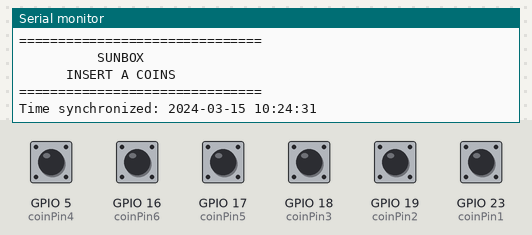
Bench run of a sketch on a simulated ESP32. Shown: the last lines printed to the serial monitor. Inputs (shaded band) come from the test bench; at power-on: GPIO 5 (coinPin4), GPIO 16 (coinPin6), GPIO 17 (coinPin5), GPIO 18 (coinPin3), GPIO 19 (coinPin2), GPIO 23 (coinPin1) HIGH. WiFi joins after 1.5 s; servers stay silent unless stated; uploads are accepted with an empty reply; the local clock reads 2024-03-15 10:24:30 at power-on unless the sketch sets it.

Above: at 2.7 s.
2.8 s: GPIO 5 (coinPin4) pulled LOW for 0.15 s
At 4.2 s:
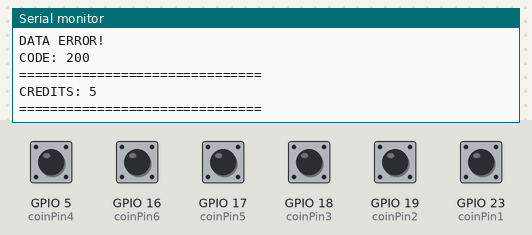
4.6 s: GPIO 16 (coinPin6) pulled LOW for 0.15 s
At 5.5 s:
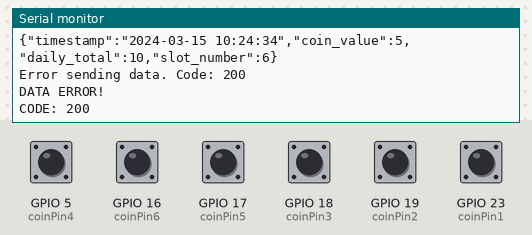
6.2 s: GPIO 17 (coinPin5) pulled LOW for 0.15 s
At 6.67 s:
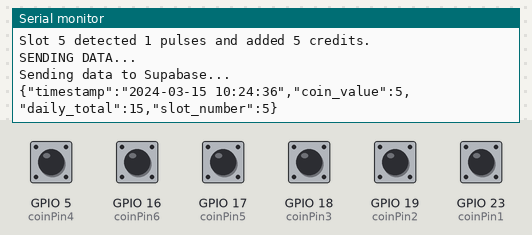
7.8 s: GPIO 18 (coinPin3) pulled LOW for 0.15 s
At 9.2 s:
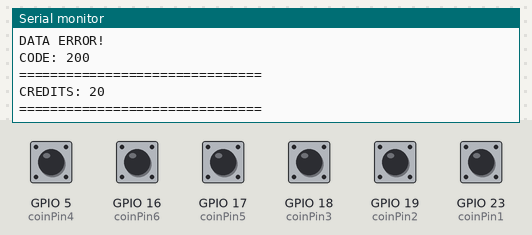
9.4 s: GPIO 19 (coinPin2) pulled LOW for 0.15 s
At 10.8 s:
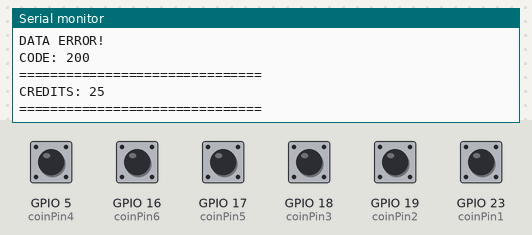
11.0 s: GPIO 23 (coinPin1) pulled LOW for 0.15 s
At 12.9 s:
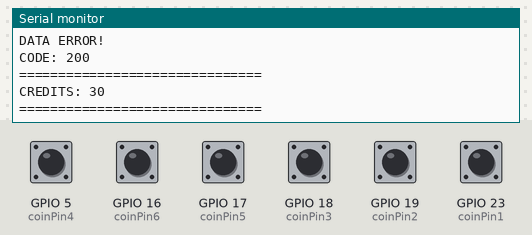
Timing chart, 0 to 13.6 s (numbered marks = the images above; inputs shaded):
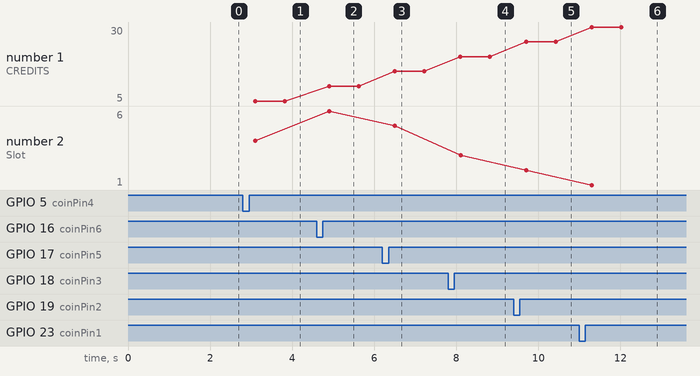

Measured:
- after the input at 2.8 s, the serial monitor: prints a new line after 0.30 s (image 1)
- after the input at 4.6 s, the serial monitor: prints a new line after 0.30 s (image 2)
- after the input at 6.2 s, the serial monitor: prints a new line after 0.30 s (image 3)
- after the input at 7.8 s, the serial monitor: prints a new line after 0.30 s (image 4)
- after the input at 9.4 s, the serial monitor: prints a new line after 0.30 s (image 5)
- after the input at 11.0 s, the serial monitor: prints a new line after 0.30 s (image 6)
- plotted number 1: 10 → 15 after the input at 6.2 s, 15 → 20 after the input at 7.8 s, 20 → 25 after the input at 9.4 s, 25 → 30 after the input at 11.0 s
- plotted number 2: 4 → 6 after the input at 4.6 s, 5 → 3 after the input at 7.8 s, 3 → 2 after the input at 9.4 s

The sketch:

COINSLOT_SUPABASE.ino
```cpp
#include <Arduino.h>
#include <WiFi.h>
#include <HTTPClient.h>
#include <Wire.h>
#include <time.h>
#include <ArduinoJson.h>  // For JSON formatting

#define WIFI_SSID "PAPARAPAKYAW"
#define WIFI_PASSWORD "123456789"

// NTP settings
#define NTP_SERVER "pool.ntp.org"
#define GMT_OFFSET_SEC 28800     // GMT+8 (Philippines)
#define DAYLIGHT_OFFSET_SEC 0

// Supabase API settings
#define SUPABASE_URL "https://mtcqikpjonxvarfhzquw.supabase.co"
#define SUPABASE_API_KEY "eyJhbGciOiJIUzI1NiIsInR5cCI6IkpXVCJ9.eyJpc3MiOiJzdXBhYmFzZSIsInJlZiI6Im10Y3Fpa3Bqb254dmFyZmh6cXV3Iiwicm9sZSI6ImFub24iLCJpYXQiOjE3NDY5MzU2NzksImV4cCI6MjA2MjUxMTY3OX0.6rL1nTePcPQdYrdCWLh1x8eBCuHyZDwMIcm_f0YWGcs"
#define SUPABASE_TABLE "coin_logs"

// Coin detector pins
#define coinPin1 23
#define coinPin2 19
#define coinPin3 18
#define coinPin4 5
#define coinPin5 17
#define coinPin6 16

// Coin detector variables
volatile int pulseCount1 = 0;
volatile int pulseCount2 = 0;
volatile int pulseCount3 = 0;
volatile int pulseCount4 = 0;
volatile int pulseCount5 = 0;
volatile int pulseCount6 = 0;

volatile bool pulseDetected1 = false;
volatile bool pulseDetected2 = false;
volatile bool pulseDetected3 = false;
volatile bool pulseDetected4 = false;
volatile bool pulseDetected5 = false;
volatile bool pulseDetected6 = false;

unsigned long lastPulseTime1 = 0;
unsigned long lastPulseTime2 = 0;
unsigned long lastPulseTime3 = 0;
unsigned long lastPulseTime4 = 0;
unsigned long lastPulseTime5 = 0;
unsigned long lastPulseTime6 = 0;

const unsigned long pulseTimeout = 300; // ms

int coinCount = 0;
int dailyTotal = 0;

// ISR for coin slot 1
void IRAM_ATTR ISR_Coin1() {
    if (digitalRead(coinPin1) == LOW) {
        pulseCount1++;
        lastPulseTime1 = millis();
        pulseDetected1 = true;
    }
}

// ISR for coin slot 2
void IRAM_ATTR ISR_Coin2() {
    if (digitalRead(coinPin2) == LOW) {
        pulseCount2++;
        lastPulseTime2 = millis();
        pulseDetected2 = true;
    }
}

// ISR for coin slot 3
void IRAM_ATTR ISR_Coin3() {
    if (digitalRead(coinPin3) == LOW) {
        pulseCount3++;
        lastPulseTime3 = millis();
        pulseDetected3 = true;
    }
}

// ISR for coin slot 4
void IRAM_ATTR ISR_Coin4() {
    if (digitalRead(coinPin4) == LOW) {
        pulseCount4++;
        lastPulseTime4 = millis();
        pulseDetected4 = true;
    }
}

// ISR for coin slot 5
void IRAM_ATTR ISR_Coin5() {
    if (digitalRead(coinPin5) == LOW) {
        pulseCount5++;
        lastPulseTime5 = millis();
        pulseDetected5 = true;
    }
}

// ISR for coin slot 6
void IRAM_ATTR ISR_Coin6() {
    if (digitalRead(coinPin6) == LOW) {
        pulseCount6++;
        lastPulseTime6 = millis();
        pulseDetected6 = true;
    }
}

void setup() {
    Serial.begin(115200);
    WiFi.begin(WIFI_SSID, WIFI_PASSWORD);

    Serial.print("Connecting to Wi-Fi");
    while (WiFi.status() != WL_CONNECTED) {
        Serial.print(".");
        delay(300);
    }
    Serial.println();
    Serial.print("Connected with IP: ");
    Serial.println(WiFi.localIP());

    // Setup coin detector pins
    pinMode(coinPin1, INPUT_PULLUP);
    pinMode(coinPin2, INPUT_PULLUP);
    pinMode(coinPin3, INPUT_PULLUP);
    pinMode(coinPin4, INPUT_PULLUP);
    pinMode(coinPin5, INPUT_PULLUP);
    pinMode(coinPin6, INPUT_PULLUP);

    attachInterrupt(digitalPinToInterrupt(coinPin1), ISR_Coin1, FALLING);
    attachInterrupt(digitalPinToInterrupt(coinPin2), ISR_Coin2, FALLING);
    attachInterrupt(digitalPinToInterrupt(coinPin3), ISR_Coin3, FALLING);
    attachInterrupt(digitalPinToInterrupt(coinPin4), ISR_Coin4, FALLING);
    attachInterrupt(digitalPinToInterrupt(coinPin5), ISR_Coin5, FALLING);
    attachInterrupt(digitalPinToInterrupt(coinPin6), ISR_Coin6, FALLING);

    Serial.println("===============================");
    Serial.println("          SUNBOX");
    Serial.println("        INITIALIZING...");
    Serial.println("===============================");

    // Initialize NTP
    configTime(GMT_OFFSET_SEC, DAYLIGHT_OFFSET_SEC, NTP_SERVER, "time.google.com");

    // Wait for time sync
    time_t now = 0;
    int timeout = 20;
    bool timeOK = false;

    Serial.println("WAITING FOR TIME SYNC");

    while (timeout > 0 && !timeOK) {
        time(&now);
        if (now > 1609459200) { // After January 1, 2021
            timeOK = true;
            break;
        }
        Serial.print("SYNC WAIT: ");
        Serial.print(timeout);
        Serial.println("s");
        delay(1000);
        timeout--;
    }

    // Display time status
    struct tm* timeinfo = localtime(&now);
    char time_str[30];
    strftime(time_str, sizeof(time_str), "%Y-%m-%d %H:%M:%S", timeinfo);

    if (timeOK) {
        Serial.println("TIME SYNCED OK!");
        Serial.print("NTP time synchronized: ");
        Serial.println(time_str);
    } else {
        Serial.println("TIME SYNC FAIL!");
        Serial.println("NTP time sync failed!");
    }
    Serial.println(time_str);

    // Ready to use
    Serial.println("===============================");
    Serial.println("          SUNBOX");
    Serial.println("      INSERT A COINS");
    Serial.println("===============================");
}

void loop() {
    // Process coin insertions
    unsigned long now = millis();

    // Process coin slot 1
    if (pulseDetected1 && (now - lastPulseTime1) > pulseTimeout && pulseCount1 > 0) {
        handlePulse(pulseCount1, 1);
        pulseCount1 = 0;
        pulseDetected1 = false;
    }

    // Process coin slot 2
    if (pulseDetected2 && (now - lastPulseTime2) > pulseTimeout && pulseCount2 > 0) {
        handlePulse(pulseCount2, 2);
        pulseCount2 = 0;
        pulseDetected2 = false;
    }

    // Process coin slot 3
    if (pulseDetected3 && (now - lastPulseTime3) > pulseTimeout && pulseCount3 > 0) {
        handlePulse(pulseCount3, 3);
        pulseCount3 = 0;
        pulseDetected3 = false;
    }

    // Process coin slot 4
    if (pulseDetected4 && (now - lastPulseTime4) > pulseTimeout && pulseCount4 > 0) {
        handlePulse(pulseCount4, 4);
        pulseCount4 = 0;
        pulseDetected4 = false;
    }

    // Process coin slot 5
    if (pulseDetected5 && (now - lastPulseTime5) > pulseTimeout && pulseCount5 > 0) {
        handlePulse(pulseCount5, 5);
        pulseCount5 = 0;
        pulseDetected5 = false;
    }

    // Process coin slot 6
    if (pulseDetected6 && (now - lastPulseTime6) > pulseTimeout && pulseCount6 > 0) {
        handlePulse(pulseCount6, 6);
        pulseCount6 = 0;
        pulseDetected6 = false;
    }

    // Periodic time sync (every hour)
    static unsigned long lastTimeSync = 0;
    if (millis() - lastTimeSync > 3600000 || lastTimeSync == 0) { // 1 hour
        lastTimeSync = millis();
        configTime(GMT_OFFSET_SEC, DAYLIGHT_OFFSET_SEC, NTP_SERVER);

        time_t now;
        time(&now);
        struct tm* timeinfo = localtime(&now);
        char time_str[30];
        strftime(time_str, sizeof(time_str), "%Y-%m-%d %H:%M:%S", timeinfo);
        Serial.print("Time synchronized: ");
        Serial.println(time_str);

        // Check if it's midnight and reset the daily total if needed
        checkDailyReset();
    }
}

void handlePulse(int count, int slot) {
    int creditToAdd = 0;

    // Add credits based on pulse count only
    if (count >= 1 && count <= 3) {
        creditToAdd = 5;  // 1-3 pulses = 5 credits
    }
    else if (count >= 4 && count <= 6) {
        creditToAdd = 10;  // 4-6 pulses = 10 credits
    }

    if (creditToAdd > 0) {
        coinCount += creditToAdd;
        dailyTotal += creditToAdd;

        Serial.println("===============================");
        Serial.println("          SUNBOX");
        Serial.print("CREDITS: ");
        Serial.println(coinCount);
        Serial.println("===============================");

        Serial.print("Slot ");
        Serial.print(slot);
        Serial.print(" detected ");
        Serial.print(count);
        Serial.print(" pulses and added ");
        Serial.print(creditToAdd);
        Serial.println(" credits.");

        // Send data to Supabase
        sendCoinDataToSupabase(creditToAdd, slot);
    }
}

void sendCoinDataToSupabase(int creditAmount, int slotNumber) {
    // Check if WiFi is still connected
    if (WiFi.status() != WL_CONNECTED) {
        Serial.println("WiFi not connected");
        return;
    }

    // Get current time
    time_t now;
    time(&now);

    if (now < 1609459200) { // January 1, 2021 as a sanity check
        Serial.println("Time not synchronized");
        return;
    }

    struct tm* timeinfo = localtime(&now);
    char datetime_str[30];
    strftime(datetime_str, sizeof(datetime_str), "%Y-%m-%d %H:%M:%S", timeinfo);

    Serial.println("SENDING DATA...");

    // Create JSON payload for Supabase
    DynamicJsonDocument doc(256);
    doc["timestamp"] = String(datetime_str);  // Store timestamp
    doc["coin_value"] = creditAmount;         // Store coin value
    doc["daily_total"] = dailyTotal;          // Store dynamically updating daily total
    doc["slot_number"] = slotNumber;          // Additional info - which slot was used

    String jsonPayload;
    serializeJson(doc, jsonPayload);

    Serial.println("Sending data to Supabase...");
    Serial.println(jsonPayload);

    HTTPClient http;
    // Create URL for Supabase REST API
    String urlFinal = String(SUPABASE_URL) + "/rest/v1/" + String(SUPABASE_TABLE);

    http.begin(urlFinal);

    // Set required Supabase headers
    http.addHeader("Content-Type", "application/json");
    http.addHeader("apikey", SUPABASE_API_KEY);
    http.addHeader("Authorization", "Bearer " + String(SUPABASE_API_KEY));
    http.addHeader("Prefer", "return=minimal");  // Don't return data to save bandwidth

    int httpCode = http.POST(jsonPayload);
    String response = http.getString();

    if (httpCode == 201) {  // 201 is the success code for POST creation
        Serial.print("HTTP Success! Response code: ");
        Serial.println(httpCode);
        Serial.println(response);
        Serial.println("DATA SAVED OK!");
    } else {
        Serial.print("Error sending data. Code: ");
        Serial.println(httpCode);
        Serial.println(response);
        Serial.println("DATA ERROR!");
        Serial.print("CODE: ");
        Serial.println(httpCode);
    }

    http.end();

    // Wait briefly to show sending message
    delay(500);

    // Return to showing credits
    Serial.println("===============================");
    Serial.print("CREDITS: ");
    Serial.println(coinCount);
    Serial.println("===============================");
}

void checkDailyReset() {
    static int lastDate = -1;

    time_t now;
    time(&now);

    struct tm* timeinfo = localtime(&now);
    int currentDate = timeinfo->tm_mday;

    // If this is the first run or date has changed
    if (lastDate != currentDate) {
        if (lastDate != -1) {  // Not the first run
            Serial.println("Date changed! Resetting daily total");

            // Reset daily total
            dailyTotal = 0;

            Serial.println("===============================");
            Serial.println("DAILY RESET");
            Serial.println("NEW DAY STARTED");
            Serial.println("===============================");
            delay(2000);

            // Return to standard view
            Serial.println("===============================");
            Serial.println("          SUNBOX");
            Serial.println("      INSERT A COINS");
            Serial.println("===============================");
        }

        // Update lastDate
        lastDate = currentDate;
    }
}
```
